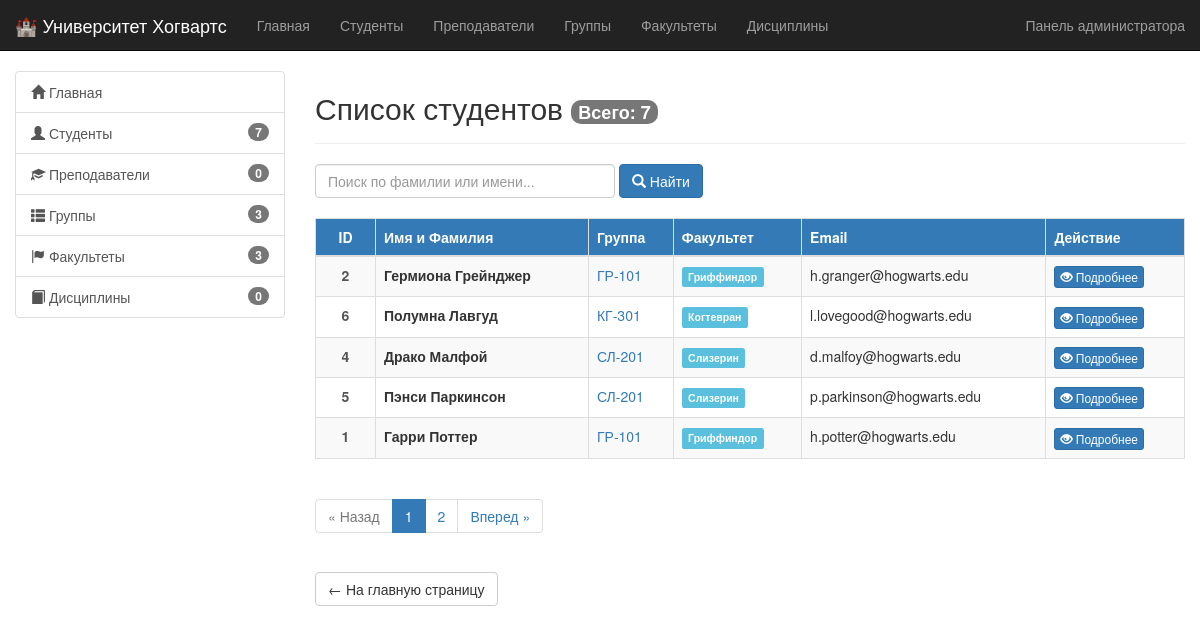
The app's page /students/, older data.
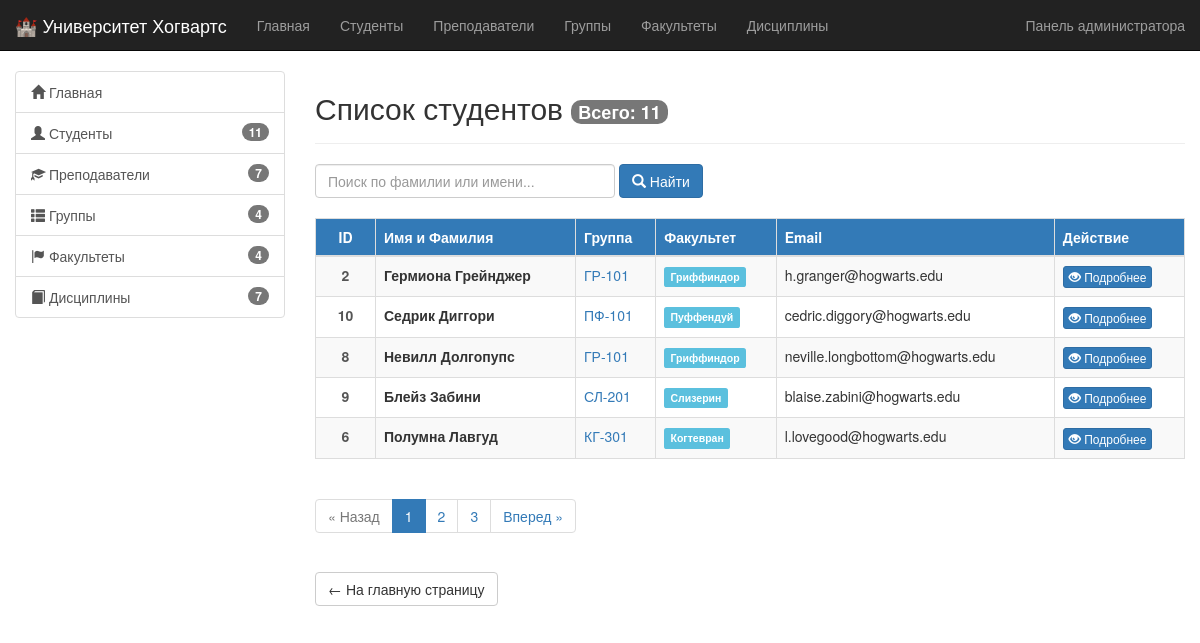
The same page, newer data.
### students/models.py (models this page shows, shortened)
class Student(models.Model):
    first_name = models.CharField(max_length=50, verbose_name="Имя")
    last_name = models.CharField(max_length=50, verbose_name="Фамилия")
    group = models.ForeignKey(Group, on_delete=models.CASCADE, verbose_name="Группа", related_name='students')
    enrollment_date = models.DateField(auto_now_add=True, verbose_name="Дата зачисления")
    email = models.EmailField(verbose_name="Email")
    class Meta:
        verbose_name = "Студент"
        verbose_name_plural = "Студенты"
        ordering = ['last_name', 'first_name']

class Group(models.Model):
    name = models.CharField(max_length=50, verbose_name="Название группы")
    faculty = models.ForeignKey(Faculty, on_delete=models.CASCADE, verbose_name="Факультет", related_name='groups')
    class Meta:
        verbose_name = "Группа"
        verbose_name_plural = "Группы"
        ordering = ['name']

class Faculty(models.Model):
    name = models.CharField(max_length=100, verbose_name="Факультет")
    description = models.TextField(verbose_name="Описание", blank=True)
    class Meta:
        verbose_name = "Факультет"
        verbose_name_plural = "Факультеты"
        ordering = ['name']

### students/views.py (the view)
# urls.py: path('students/', views.StudentListView.as_view(), name='student_list'),
class StudentListView(ListView):
    model = Student
    template_name = 'students/student_list.html'
    context_object_name = 'students'
    paginate_by = 5  # Усложнение: пагинация по 5 студентов
    def get_queryset(self):
        query = self.request.GET.get('q', '').strip()
        qs = Student.objects.select_related('group', 'group__faculty').all()
        if query:
            qs = qs.filter(Q(last_name__icontains=query) | Q(first_name__icontains=query))
        return qs.order_by('last_name', 'first_name')
    def get_context_data(self, **kwargs):
        context = super().get_context_data(**kwargs)
        context['q'] = self.request.GET.get('q', '').strip()
        context['total_count'] = Student.objects.count()
        return context

### students/context_processors.py (called while the page is built)
def counts(request):
    return {
        'num_students': Student.objects.count(),
        'num_teachers': Teacher.objects.count(),
        'num_groups': Group.objects.count(),
        'num_faculties': Faculty.objects.count(),
        'num_disciplines': Discipline.objects.count(),
    }

### students/templates/students/student_list.html (shortened to what this page needs)
{% extends "base_generic.html" %}
{% block content %}
<div class="page-header" style="margin-top: 0;">
  <h2>
    Список студентов
    <span class="badge" style="font-size: 18px; vertical-align: middle;">Всего: {{ total_count }}</span>
  </h2>
</div>
<form method="get" action="{% url 'students_list' %}" class="form-inline" style="margin-bottom: 20px;">
  <div class="form-group">
    <input type="text" name="q" class="form-control" placeholder="Поиск по фамилии или имени..." value="{{ q }}" style="width: 300px;">
  </div>
  <button type="submit" class="btn btn-primary"><span class="glyphicon glyphicon-search"></span> Найти</button>
</form>
<div class="table-responsive">
  <table class="table table-striped table-hover table-bordered">
    <thead class="bg-primary" style="color: white;">
      <tr>
        <th style="width: 60px; text-align: center;">ID</th>
        <th>Имя и Фамилия</th>
        <th>Группа</th>
        <th>Факультет</th>
        <th>Email</th>
        <th>Действие</th>
      </tr>
    </thead>
    <tbody>
      {% for student in students %}
        <tr>
          <td style="text-align: center; font-weight: bold; color: #555;">{{ student.id }}</td>
          <td><strong>{{ student.first_name }} {{ student.last_name }}</strong></td>
          <td><a href="{% url 'group_detail' student.group.pk %}">{{ student.group.name }}</a></td>
          <td><span class="label label-info">{{ student.group.faculty.name }}</span></td>
          <td>{{ student.email }}</td>
          <td>
            <a href="{% url 'student_detail' student.pk %}" class="btn btn-primary btn-xs">
              <span class="glyphicon glyphicon-eye-open"></span> Подробнее
            </a>
          </td>
        </tr>
      {% endfor %}
    </tbody>
  </table>
</div>
{% if is_paginated %}
  <nav aria-label="Навигация по страницам">
    <ul class="pagination">
      {% if page_obj.has_previous %}
        <li><a href="?page={{ page_obj.previous_page_number }}{% if q %}&q={{ q }}{% endif %}">&laquo; Назад</a></li>
      {% else %}
        <li class="disabled"><span>&laquo; Назад</span></li>
      {% endif %}
      {% for num in paginator.page_range %}
        {% if page_obj.number == num %}
          <li class="active"><span>{{ num }}</span></li>
        {% else %}
          <li><a href="?page={{ num }}{% if q %}&q={{ q }}{% endif %}">{{ num }}</a></li>
        {% endif %}
      {% endfor %}
      {% if page_obj.has_next %}
        <li><a href="?page={{ page_obj.next_page_number }}{% if q %}&q={{ q }}{% endif %}">Вперед &raquo;</a></li>
      {% else %}
        <li class="disabled"><span>Вперед &raquo;</span></li>
      {% endif %}
    </ul>
  </nav>
{% endif %}
<p style="margin-top: 15px;">
  <a href="{% url 'index' %}" class="btn btn-default">&larr; На главную страницу</a>
</p>
{% endblock %}

Row changes from the older to the newer data that the page shows:
no longer on this page (row unchanged): Student: id "4", first_name "Драко", last_name "Малфой", group.name "СЛ-201", group.faculty.name "Слизерин", email "d.malfoy@hogwarts.edu"
no longer on this page (row unchanged): Student: id "5", first_name "Пэнси", last_name "Паркинсон", group.name "СЛ-201", group.faculty.name "Слизерин", email "p.parkinson@hogwarts.edu"
no longer on this page (row unchanged): Student: id "1", first_name "Гарри", last_name "Поттер", group.name "ГР-101", group.faculty.name "Гриффиндор", email "h.potter@hogwarts.edu"
added Student: id "10", first_name "Седрик", last_name "Диггори", group.name "ПФ-101", group.faculty.name "Пуффендуй", email "cedric.diggory@hogwarts.edu"
added Student: id "8", first_name "Невилл", last_name "Долгопупс", group.name "ГР-101", group.faculty.name "Гриффиндор", email "neville.longbottom@hogwarts.edu"
added Student: id "9", first_name "Блейз", last_name "Забини", group.name "СЛ-201", group.faculty.name "Слизерин", email "blaise.zabini@hogwarts.edu"
Text that changed along with them:
{{ num_students }}: "7" → "11"
{{ num_teachers }}: "0" → "7"
{{ num_groups }}: "3" → "4"
{{ num_faculties }}: "3" → "4"
{{ num_disciplines }}: "0" → "7"
{{ total_count }}: "7" → "11"
new list line: "3"
